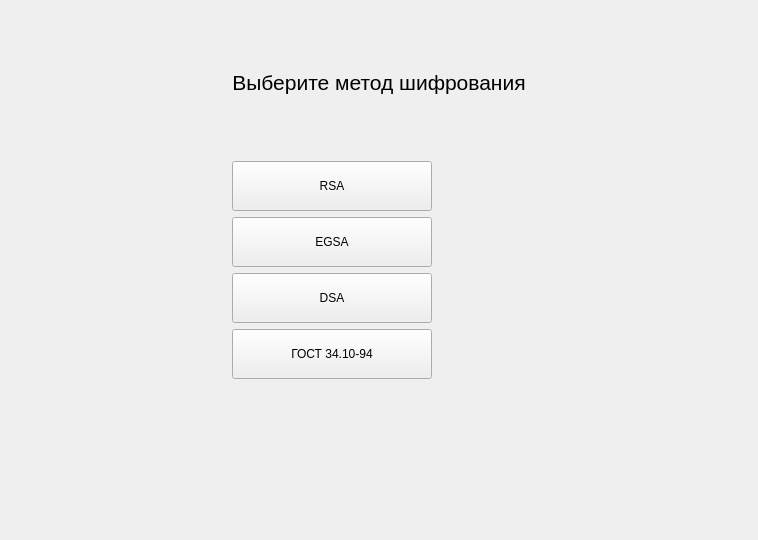
<?xml version="1.0" encoding="UTF-8"?>
<ui version="4.0">
 <class>MainWindow</class>
 <widget class="QMainWindow" name="MainWindow">
  <property name="geometry">
   <rect>
    <x>0</x>
    <y>0</y>
    <width>758</width>
    <height>540</height>
   </rect>
  </property>
  <property name="windowTitle">
   <string>MainWindow</string>
  </property>
  <widget class="QWidget" name="centralwidget">
   <layout class="QGridLayout" name="gridLayout">
    <item row="0" column="0">
     <widget class="QLabel" name="labelMainName">
      <property name="maximumSize">
       <size>
        <width>16777215</width>
        <height>150</height>
       </size>
      </property>
      <property name="font">
       <font>
        <pointsize>16</pointsize>
       </font>
      </property>
      <property name="text">
       <string>Выберите метод шифрования</string>
      </property>
      <property name="alignment">
       <set>Qt::AlignCenter</set>
      </property>
     </widget>
    </item>
    <item row="1" column="0">
     <widget class="QPushButton" name="btnEnc1">
      <property name="enabled">
       <bool>true</bool>
      </property>
      <property name="sizePolicy">
       <sizepolicy hsizetype="Minimum" vsizetype="Fixed">
        <horstretch>0</horstretch>
        <verstretch>0</verstretch>
       </sizepolicy>
      </property>
      <property name="maximumSize">
       <size>
        <width>200</width>
        <height>50</height>
       </size>
      </property>
      <property name="sizeIncrement">
       <size>
        <width>0</width>
        <height>0</height>
       </size>
      </property>
      <property name="baseSize">
       <size>
        <width>0</width>
        <height>0</height>
       </size>
      </property>
      <property name="layoutDirection">
       <enum>Qt::LeftToRight</enum>
      </property>
      <property name="text">
       <string>RSA</string>
      </property>
     </widget>
    </item>
    <item row="2" column="0">
     <widget class="QPushButton" name="btnEnc2">
      <property name="maximumSize">
       <size>
        <width>200</width>
        <height>50</height>
       </size>
      </property>
      <property name="text">
       <string>EGSA</string>
      </property>
     </widget>
    </item>
    <item row="3" column="0">
     <widget class="QPushButton" name="btnEnc3">
      <property name="maximumSize">
       <size>
        <width>200</width>
        <height>50</height>
       </size>
      </property>
      <property name="sizeIncrement">
       <size>
        <width>0</width>
        <height>0</height>
       </size>
      </property>
      <property name="text">
       <string>DSA</string>
      </property>
     </widget>
    </item>
    <item row="4" column="0">
     <widget class="QPushButton" name="btnEnc4">
      <property name="maximumSize">
       <size>
        <width>200</width>
        <height>50</height>
       </size>
      </property>
      <property name="text">
       <string>ГОСТ 34.10-94</string>
      </property>
     </widget>
    </item>
    <item row="5" column="0">
     <widget class="QLabel" name="labelNone">
      <property name="text">
       <string/>
      </property>
     </widget>
    </item>
   </layout>
  </widget>
 </widget>
 <resources/>
 <connections/>
</ui>
